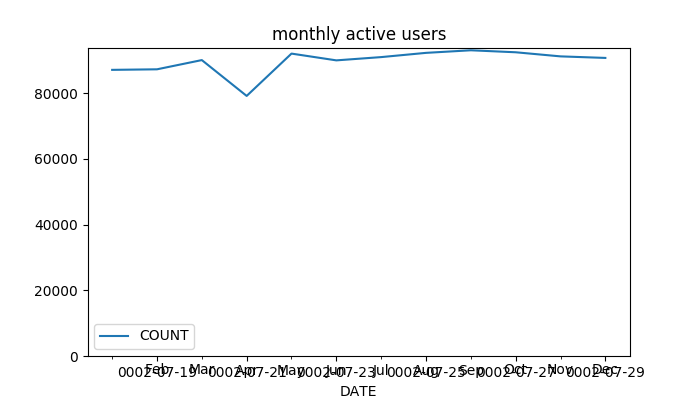

Here is the Python script that generated this plot:
#!/usr/bin/env python3
# coding: utf-8

import pandas
import matplotlib
matplotlib.use("Agg")
# matplotlib.matplotlib_fname()

def _main():

	# return
	t = pandas.read_table("type-02.tsv",
		usecols=["DATE", "COUNT"], index_col=["DATE"], parse_dates=["DATE"])

	print(t.index)
	print(t.columns)
	print(t)

	axis = t.plot(title="monthly active users", figsize=(7, 4))
	# matplotlib.pyplot.rcParams["font.family"] = "IPAGothic"
	# matplotlib.pyplot.rcParams["font.family"] = "IPAMincho"
	# matplotlib.pyplot.rcParams["font.family"] = "IPAexGothic"
	matplotlib.pyplot.rcParams["font.family"] = "IPAPGothic"
	axis.xaxis.set_major_locator(matplotlib.dates.AutoDateLocator())
	axis.xaxis.set_major_formatter(matplotlib.dates.DateFormatter("%Y-%m-%d"))
	matplotlib.pyplot.ylim(ymin=0)
	matplotlib.pyplot.savefig("type-02.png")

_main()
